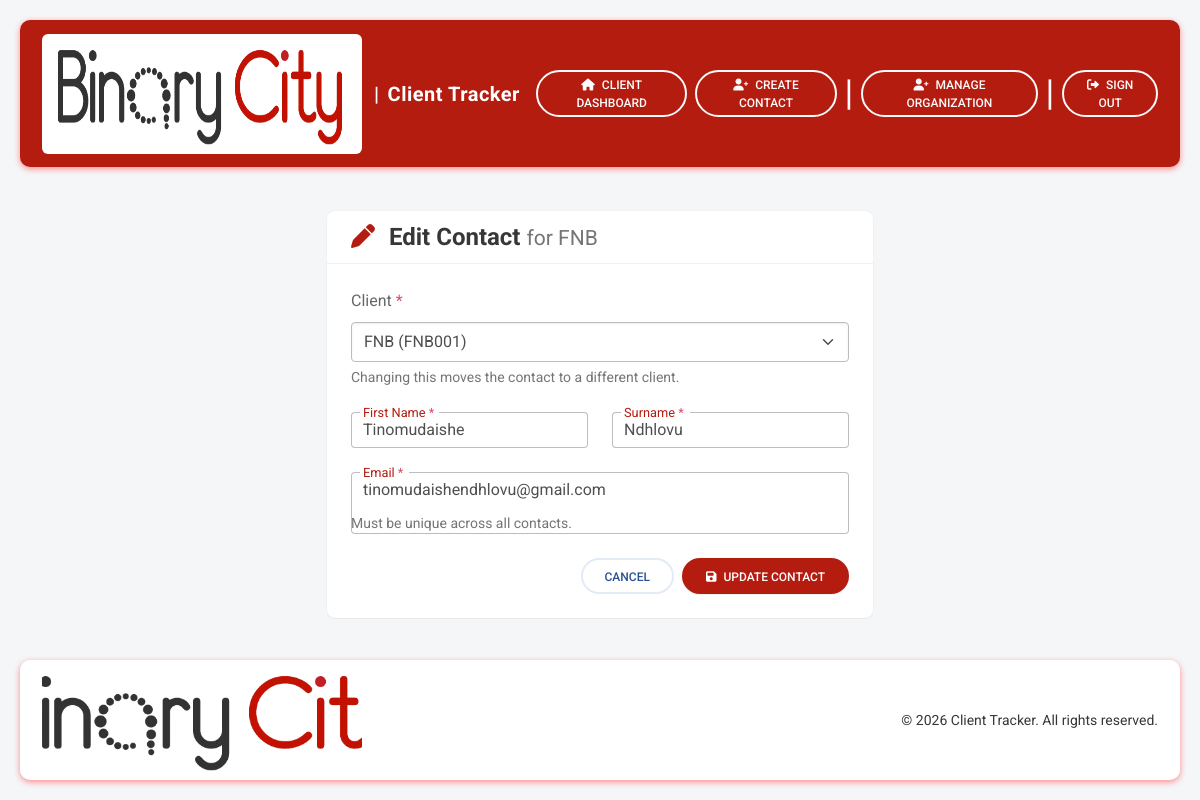
Page /contacts/1/edit/ (signed in) on the committed database.
### clientTrackerApp/models.py (models this page shows, shortened)
class Client(models.Model):
    name = models.CharField(max_length=255)
    code = models.CharField(max_length=6, unique=True, blank=True, editable=False)
    logo = models.ImageField(upload_to="client_logos/", blank=True, null=True)
    created_at = models.DateTimeField(auto_now_add=True)
    class Meta:
        ordering = ["name"]

class Contact(models.Model):
    client = models.ForeignKey(Client,on_delete=models.SET_NULL, null=True,blank=True, related_name="contacts",)
    first_name = models.CharField(max_length=100)
    surname    = models.CharField(max_length=100)
    email      = models.EmailField(unique=True, validators=[EmailValidator()])
    created_at = models.DateTimeField(auto_now_add=True)
    class Meta:
        ordering = ["surname", "first_name"]

### clientTrackerApp/views.py (the view)
# urls.py: path("contacts/<int:pk>/edit/", views.contact_edit, name="contact-edit"),
@login_required
@staff_required
def contact_edit(request, pk):
    contact = get_object_or_404(Contact.objects.select_related("client"), pk=pk)
    if request.method == "POST":
        form = ContactForm(request.POST, instance=contact)
        if form.is_valid():
            form.save()
            messages.success(request, "Contact updated.")
            return redirect("client-detail", pk=contact.client_id)
    else:
        form = ContactForm(instance=contact)
    return render(
        request,
        "clientTrackerApp/contacts/contact_edit.html",
        {"form": form, "contact": contact, "client": contact.client},
    )

### clientTrackerApp/forms.py (shortened to what this page needs)
class ContactForm(forms.ModelForm):
    class Meta:
        model = Contact
        fields = ["client", "first_name", "surname", "email"]
        widgets = {
            "client": forms.Select(attrs={"class": "form-select"}),
            "first_name": forms.TextInput(attrs={"class": "form-control"}),
            "surname": forms.TextInput(attrs={"class": "form-control"}),
            "email": forms.EmailInput(attrs={"class": "form-control"}),
        }
    def __init__(self, *args, client=None, **kwargs):
        super().__init__(*args, **kwargs)
        self._fixed_client = client
        if client is not None:
            self.fields.pop("client", None)

### templates/clientTrackerApp/contacts/contact_edit.html (shortened to what this page needs)
{% extends "base.html" %}
{% block content %}
<div class="row justify-content-center">
  <div class="col-md-8 col-lg-6">
    <div class="card shadow-1 border-0 rounded-3">
      <div class="card-header card-header-clean">
        <h4 class="mb-0 fw-bold">
          <i class="fas fa-pen text-ct me-2"></i> Edit Contact
          <small class="text-muted fw-normal">
            for {{ client.name }}
          </small>
        </h4>
      </div>
      <div class="card-body">
        <form method="post" novalidate>
          <div class="mb-4">
            <label for="{{ form.client.id_for_label }}" class="form-label fw-medium">
              Client <span class="text-danger">*</span>
            </label>
            <select id="{{ form.client.id_for_label }}" name="{{ form.client.name }}"
                    class="form-select {% if form.client.errors %}is-invalid{% endif %}" required>
              {% for opt in form.client.field.queryset %}
                <option value="{{ opt.pk }}"
                  {% if form.client.value|stringformat:"s" == opt.pk|stringformat:"s" %}selected{% endif %}>
                  {{ opt.name }} ({{ opt.code }})
                </option>
              {% endfor %}
            </select>
            <div class="form-text">
              Changing this moves the contact to a different client.
            </div>
          </div>
          <div class="row">
            <div class="col-md-6">
              <div class="form-outline mb-4">
                <input type="text" id="{{ form.first_name.id_for_label }}" name="{{ form.first_name.name }}"
                       class="form-control {% if form.first_name.errors %}is-invalid{% endif %}"
                       value="{{ form.first_name.value|default:'' }}" required>
                <label class="form-label" for="{{ form.first_name.id_for_label }}">First Name <span class="text-danger">*</span></label>
              </div>
            </div>
            <div class="col-md-6">
              <div class="form-outline mb-4">
                <input type="text" id="{{ form.surname.id_for_label }}" name="{{ form.surname.name }}"
                       class="form-control {% if form.surname.errors %}is-invalid{% endif %}"
                       value="{{ form.surname.value|default:'' }}" required>
                <label class="form-label" for="{{ form.surname.id_for_label }}">Surname <span class="text-danger">*</span></label>
              </div>
            </div>
          </div>
          <div class="form-outline mb-4">
            <input type="email" id="{{ form.email.id_for_label }}" name="{{ form.email.name }}"
                   class="form-control {% if form.email.errors %}is-invalid{% endif %}"
                   value="{{ form.email.value|default:'' }}" required>
            <label class="form-label" for="{{ form.email.id_for_label }}">Email <span class="text-danger">*</span></label>
            <div class="form-text">Must be unique across all contacts.</div>
          </div>
          <div class="d-flex justify-content-end gap-2">
            <a class="btn btn-outline-secondary btn-rounded" href="{% url 'client-detail' client.pk %}">Cancel</a>
            <button class="btn btn-ct btn-rounded shadow-1" type="submit">
              <i class="fas fa-save me-1"></i> Update Contact
            </button>
          </div>
        </form>
      </div>
    </div>
  </div>
</div>
{% endblock %}

### templates/base.html (style rules this page uses)
:root { --ct-red: #b51c10; --ct-grey: #989898; --ct-dark: #373737; --ct-red-dark: #8e150c; }
body { font-family: 'Roboto', sans-serif; background: #f5f6f8; color: var(--ct-dark); }
.btn-ct { background: var(--ct-red); color: #fff; border: none; }
.text-ct { color: var(--ct-red) !important; }
.card-header-clean { background: #fff; border-bottom: 1px solid #eef0f3; border-radius: .75rem .75rem 0 0 !important; }
.btn-rounded { border-radius: 50rem; }
.form-outline .form-control:focus ~ .form-label, .form-outline .form-control.active ~ .form-label { color: var(--ct-red); }

### rows in the picture
Client: name "FNB"
Contact: first_name "Tinomudaishe", surname "Ndhlovu", email "tinomudaishendhlovu@gmail.com"

### other values in the picture
form field client "FNB (FNB001)"
